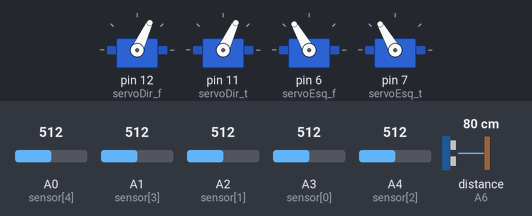
This sketch was run on a simulated Arduino Mega 2560, built with avr-gcc and run on an emulated ATmega2560. Parts: 4 × servo. Inputs (shaded band) come from the test bench; at power-on: distance to the obstacle (sensor on A6) 80 cm, A0 (sensor[4]) = 512, A1 (sensor[3]) = 512, A2 (sensor[1]) = 512, A3 (sensor[0]) = 512, A4 (sensor[2]) = 512. The echo pulse lasts 58.3 µs per cm; what the sketch prints to the serial monitor is not drawn.

Above: at 1.2 s.
1.3 s: distance to the obstacle (sensor on A6) set to 6 cm
2.8 s: distance to the obstacle (sensor on A6) set to 3 cm
At 4.1 s:
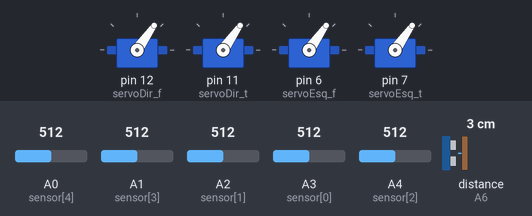
At 6.1 s:
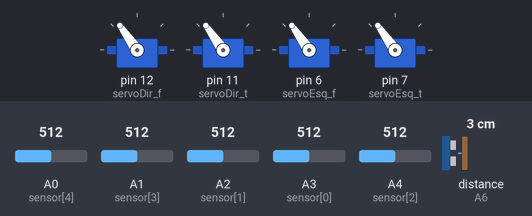
Timing chart, 0 to 11.8 s (numbered marks = the images above; inputs shaded):
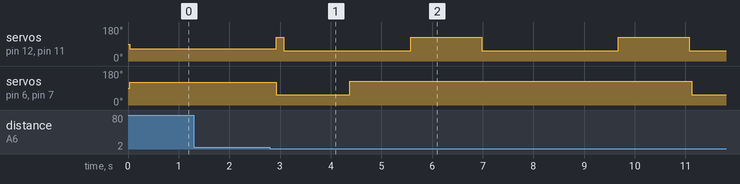

Measured:
- the behaviour switches between 5 and 4 cm on distance to the obstacle (sensor on A6) (found by bisection; images 0 and 1)
- after the input at 1.3 s, every drawn part: stays the same
- after the input at 2.8 s, servo on pin 12 (servoDir_f), servo on pin 11 (servoDir_t): 65° → 125° after 0.13 s, then repeats every 3.9 s: 55° 2.5 s, 125° 1.4 s; servo on pin 6 (servoEsq_f): 120° → 55° after 0.12 s, → 125° 1.5 s later, → 55° 6.8 s later; servo on pin 7 (servoEsq_t): 120° → 55° after 0.13 s, → 125° 1.5 s later, → 55° 6.8 s later

The sketch:

OBR2025LADY.ino
```cpp
#include "ladyinsides.h"

void setup() {
  Serial.begin(9600);

  servoDir_f.attach(12);
  servoDir_t.attach(11);
  servoEsq_f.attach(6);
  servoEsq_t.attach(7);
 }

void loop() {

  leiturainfra();
  distancia = ultrasonic.read();

  Serial.print(" sensorESQ = ");
  Serial.print(analogRead(sensor[0]));
  Serial.print(" sensorRE = ");
  Serial.print(analogRead(sensor[1]));
  Serial.print(" sensorMEIO = ");
  Serial.print(analogRead(sensor[2]));
  Serial.print(" sensorRD = ");
  Serial.print(analogRead(sensor[3]));
  Serial.print(" sensorDIR = ");
  Serial.println(analogRead(sensor[4]));

   if (distancia <= 4 && distancia > 0) {  //--------- distancia do desvia obstaculo
    desviaesq();
  }

  if (sensorMap[0] >= media[0]) {
    valorSensor[0] = 0;
  } else {
    valorSensor[0] = 1;
  }

  if (sensorMap[1] >= media[1]) {
    valorSensor[1] = 0;
  } else {
    valorSensor[1] = 1;
  }

  if (sensorMap[2] >= media[2]) {
    valorSensor[2] = 0;
  } else {
    valorSensor[2] = 1;
  }

  if (sensorMap[3] >= media[3]) {
    valorSensor[3] = 0;
  } else {
    valorSensor[3] = 1;
  }

  if (sensorMap[4] >= media[4]) {
    valorSensor[4] = 0;
  } else {
    valorSensor[4] = 1;
  }

  byte leitura = 0;
  for (int i = 0; i < 5; i++) {
    leitura |= valorSensor[i] << (4 - i);
  }

  Serial.print(leitura, BIN);
  Serial.print(" / ");
  Serial.println(analogRead(A2));

  switch (leitura) {

    //                    0 = preto; 1 = branco
    //                                                                  --frente--
    case 0b11011:           //frente (F)
      frente();
      break;

    //                                                            --90 graus esquerda--
    case 0b00111:       //esquerda ponta (EP); esquerda meio(E)
    case 0b01111:       //esquerda ponta (EP)
      parar();
      delay(200);
      novgrausEsquerda();
      break;

    //                                                            --90 graus direita--
    case 0b11100:       //direita ponta (DP); direita meio(D)
    case 0b11110:       //direita ponta (DP);
      parar();
      delay(200);
      novgrausDireita();
      break;

    //                                                                --Reajuste--
    case 0b10011:       //esquerda meio(EM); meio (M)
    case 0b10111:       //esquerda meio(E)
      reaje();
      break;

    case 0b11001:       //direita meio(DM); meio (M)
    case 0b11101:       //direita meio(DM)
      reajd();
      break;

    //                                                                  --gap--
    default:
      frente();
      break;
  }

    //                                                                 --verde--
    // case 0b00000:
    // case 0b00011:
    // case 0b11000:
    // case 0b00100:
    // case 0b10000:
    // case 0b00001:
    //   verde();
    //   break;


    // case 0b00101:             90 esquerda       com EP, EM e DM
    // case 0b01101:             90 esquerda       com EP e DM
    // case 0b10100:             90 direita        com EM, DM e DP
    // case 0b10110:             90 direita        com EM e DP
}

void novgrausDireita() {
  Serial.println("90 direita");
  frente();
  delay(20);

  while (analogRead(sensor[2]) <= 570) {
    direita();
  }
}

void novgrausEsquerda() {
  Serial.println("90 esquerda");
  frente();
  delay(20);

while (analogRead(sensor[2]) <= 570) {
    esquerda();
  }
}


void reajd() {
  reajusteDireita();
}

void reaje() {
  reajusteEsquerda();
}
```

ladyinsides.h
```cpp
#ifndef rodar
#define rodar

//Bibliotecas
#include <Servo.h>
#include <Ultrasonic.h>


//  sensor de cor              26 LED VERDE RGB ESQUERDA; 28 LED VERMELHO RGB ESQUERDA; 22 LED VERDE RGB DIREITA; 24 LED VERMELHO RGB DIREITA;
#define eledverde 26
#define eledverm 28
#define dledverde 22
#define dledverm 24

//  ldr                                                         A9 LDR ESQUERDA; A8 LDR DIREITA
#define core A9
#define cord A8

//  PID
#define pide A11
#define pidd A10

//                          ORDEM: ESQUERDA PONTA (EP) A3, ESQUERDA MEIO (EM) A2, FRENTE (F) A4, DIREITA MEIO (DM) A1, DIREITA PONTA (DP) A0
const int sensor[] = {A3, A2, A4, A1, A0};

const int valorBranco[] = {720, 650, 740, 670, 730};

const int valorPreto[] = {40, 40, 40, 40, 40};

const int media[] = {50, 50, 50, 50, 50};

int leituraSensor[5] = {};

int sensorMap[5] = {};

bool valorSensor[5] = {};

Servo servoDir_t;
Servo servoEsq_f;
Servo servoEsq_t;
Servo servoDir_f;

Ultrasonic ultrasonic(A5, A6);  // trig primeiro depois echo
int distancia;

int velEsq(int x){
  return x + 90;
}

int velDir(int y){
  return 90 - y;
}

void leiturainfra(){
for(int i = 0; i<5; i++){
  leituraSensor[i] = analogRead(sensor[i]);
  }

for (int i = 0; i<5; i++){
  sensorMap[i] = map(leituraSensor[i], valorPreto[i], valorBranco[i], 0, 100);
  sensorMap[i] = constrain(sensorMap[i], 0, 100);
}
}

void esquerdaFrente() {
  servoEsq_f.write(130);
  servoEsq_t.write(130);
}

void esquerdaRe() {
  servoEsq_f.write(50);
  servoEsq_t.write(50);
}

void esquerdaPara() {
  servoEsq_f.write(velEsq(0));
  servoEsq_t.write(velEsq(0));
}

///////////////////////////////

void direitaFrente() {
  servoDir_f.write(40);
  servoDir_t.write(40);
}

void direitaRe() {
  servoDir_f.write(140);
  servoDir_t.write(140);
}

void direitaPara() {
  servoDir_f.write(velDir(0));
  servoDir_t.write(velDir(0));
}

//////////////////////////////

void frente(){

  servoDir_f.write(velDir(25));
  servoDir_t.write(velDir(25));
  servoEsq_f.write(velEsq(30));
  servoEsq_t.write(velEsq(30));
}

void esquerda(){
    esquerdaRe();
    direitaFrente();
}

void direita(){
    esquerdaFrente();
    direitaRe();
}

void devagarEsquerda() {  // virando para esquerda devagar
  servoEsq_f.write(velEsq(-30));
  servoEsq_t.write(velEsq(-30));
  servoDir_f.write(velDir(30));
  servoDir_t.write(velDir(30));

}

void devagarDireita() {  // virando para direita devagar
  servoEsq_f.write(velEsq(30));
  servoEsq_t.write(velEsq(30));
  servoDir_f.write(velDir(-30));
  servoDir_t.write(velDir(-30));
}

void reajusteDireita() {
  Serial.println("reajuste direita");
  servoEsq_f.write(velEsq(10));
  servoEsq_t.write(velEsq(10)); //20
  servoDir_f.write(velDir(-10));  //10
  servoDir_t.write(velDir(-10));
}

void reajusteEsquerda() {
  Serial.println("reajuste esquerda");
  servoEsq_f.write(velEsq(-10));
  servoEsq_t.write(velEsq(-10));
  servoDir_f.write(velDir(10));
  servoDir_t.write(velDir(10));
}

void parar(){
    esquerdaPara();
    direitaPara();
}
void re(){
    esquerdaRe();
    direitaRe();
}

//---------------------- funções desvia obstáculo (NAO MUDAR!)

void esqfrente2() {
  servoEsq_f.write(velEsq(35));
  servoEsq_t.write(velEsq(35));
}

void dirfrente2() {
  servoDir_f.write(velDir(35));
  servoDir_t.write(velDir(35));
}

void dirre2() {
  servoDir_f.write(velDir(-35));
  servoDir_t.write(velDir(-35));
}

void esqre2() {
  servoEsq_f.write(velEsq(-35));
  servoEsq_t.write(velEsq(-35));
}

void re2() {
  esqre2();
  dirre2();
}

void esquerda2() {
  esqre2();
  dirfrente2();
}

void direita2() {
  esqfrente2();
  dirre2();
}

void frente2() {
  dirfrente2();
  esqfrente2();
}

//----------------------  desvia obstáculo -------------------------------------------------------------------------

void desviaesq() {
  re2();
  delay(150);
  esquerda2();
  delay(1300);
  frente2();
  delay(1200);
  direita2();
  delay(1400);
  frente2();
  delay(2700);
  direita2();
  delay(1400);
  frente2();
  delay(50);
  while (analogRead(sensor[3]) > 600) {
    frente2();
  }

  while (analogRead(sensor[2]) > 400) {
    esquerda2();
  }
}

void desviadir() {
  re2();
  delay(150);
  direita2();
  delay(1500);
  frente2();
  delay(1350);
  esquerda2();
  delay(1250);
  frente2();
  delay(2300);
  esquerda2();
  delay(1000);
  frente2();
  delay(50);
  while (analogRead(sensor[3]) > 650) {
    frente2();
  }

  while (analogRead(sensor[2]) > 400) {
    direita2();
  }
}


#endif
```
